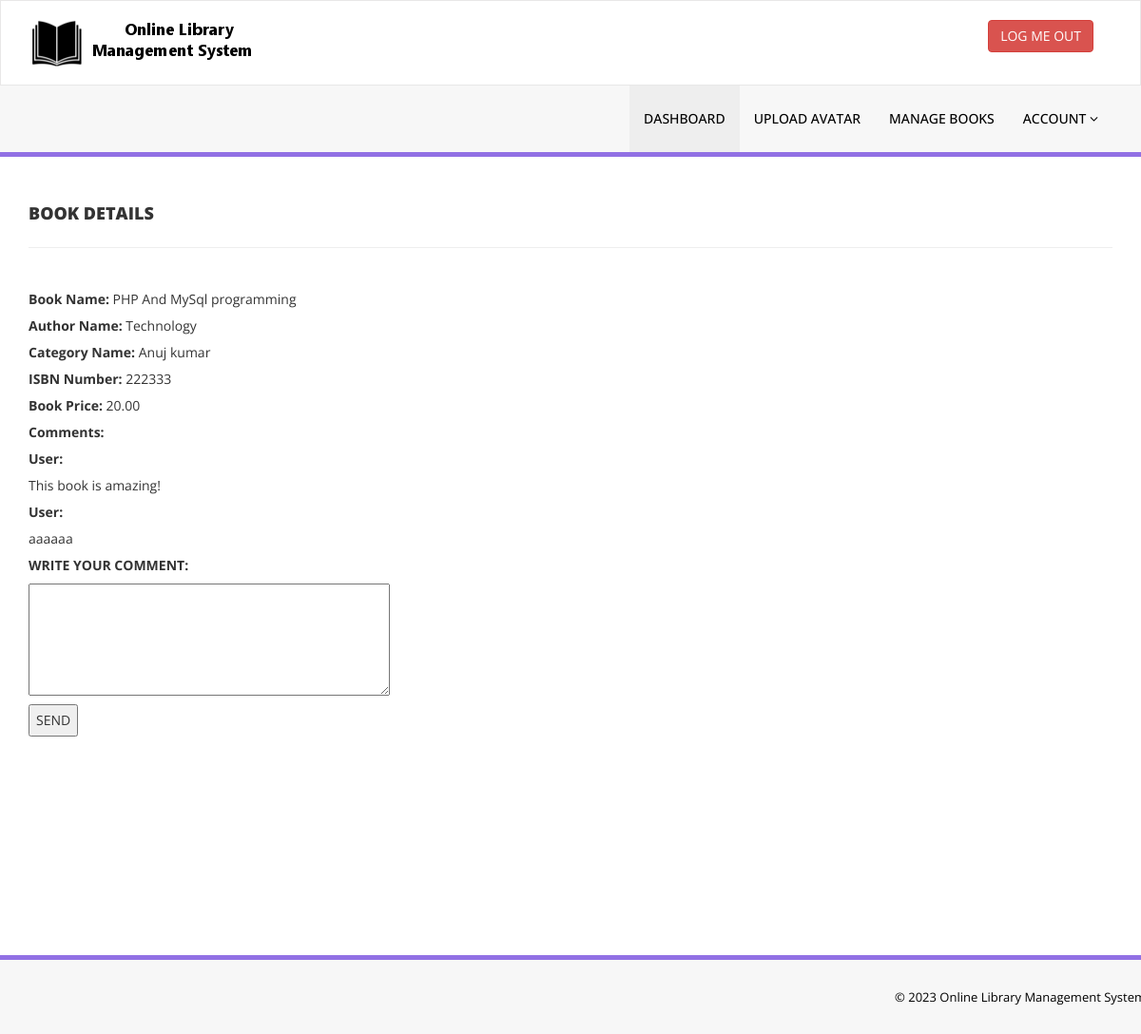
Screenshot of /comment.php?bookid=1 (signed in) with the database file from the repository.
### tables this page shows
CREATE TABLE `tblbooks` (
  `id` int(11) NOT NULL,
  `BookName` varchar(255) DEFAULT NULL,
  `CatId` int(11) DEFAULT NULL,
  `AuthorId` int(11) DEFAULT NULL,
  `ISBNNumber` varchar(25) DEFAULT NULL,
  `BookPrice` decimal(10,2) DEFAULT NULL,
  `bookImage` varchar(250) NOT NULL,
  `isIssued` int(1) DEFAULT NULL,
  `RegDate` timestamp NULL DEFAULT current_timestamp(),
  `UpdationDate` timestamp NULL DEFAULT NULL ON UPDATE current_timestamp()
);

CREATE TABLE `tblcategory` (
  `id` int(11) NOT NULL,
  `CategoryName` varchar(150) DEFAULT NULL,
  `Status` int(1) DEFAULT NULL,
  `CreationDate` timestamp NULL DEFAULT current_timestamp(),
  `UpdationDate` timestamp NULL DEFAULT '0000-00-00 00:00:00' ON UPDATE current_timestamp()
);

CREATE TABLE `tblauthors` (
  `id` int(11) NOT NULL,
  `AuthorName` varchar(159) DEFAULT NULL,
  `creationDate` timestamp NULL DEFAULT current_timestamp(),
  `UpdationDate` timestamp NULL DEFAULT NULL ON UPDATE current_timestamp()
);

CREATE TABLE `tblcomment` (
  `comment_id` int(11) NOT NULL,
  `book_id` int(11) DEFAULT NULL,
  `comment_text` text DEFAULT NULL
);

### src/comment.php (the view, shortened to what this page needs)
<?php
include('includes/config.php');
?>
<!DOCTYPE html>
<html xmlns="http://www.w3.org/1999/xhtml">
<head>
    <link href="assets/css/bootstrap.css" rel="stylesheet" />
    <link href="assets/css/font-awesome.css" rel="stylesheet" />
    <link href="assets/css/style.css" rel="stylesheet" />
</head>
<body>
<?php include('includes/header.php');?>
<div class="content-wrapper">
    <div class="container">
        <div class="row pad-botm">
            <div class="col-md-12">
                <h4 class="header-line">BOOK DETAILS</h4>
            </div>
        </div>
        <?php
            $bookId = $_GET['bookid'];
            $sql = "SELECT tblbooks.BookName, tblcategory.CategoryName, tblauthors.AuthorName, tblbooks.ISBNNumber, tblbooks.BookPrice, tblbooks.bookImage, tblcomment.comment_text
            FROM tblbooks
            JOIN tblauthors ON tblbooks.AuthorId = tblauthors.id
            JOIN tblcategory ON tblbooks.Catid = tblcategory.id
            JOIN tblcomment ON tblbooks.id = tblcomment.book_id
            WHERE tblbooks.id = :bookId";
            $query = $dbh->prepare($sql);
            $query->bindParam(':bookId', $bookId, PDO::PARAM_INT);
            $query->execute();
            $results = $query->fetchAll(PDO::FETCH_OBJ);
            if ($results) {
                $bookName = $results[0]->BookName;
                $catName = $results[0]->CategoryName;
                $authorName = $results[0]->AuthorName;
                $isbnnum = $results[0]->ISBNNumber;
                $price = $results[0]->BookPrice;
                echo "<strong>Book Name:</strong> " . $bookName . "<br>";
                echo "<strong>Author Name:</strong> " . $catName . "<br>";
                echo "<strong>Category Name:</strong> " . $authorName . "<br>";
                echo "<strong>ISBN Number:</strong> " . $isbnnum . "<br>";
                echo "<strong>Book Price:</strong> " . $price . "<br>";
                if (count($results) > 0) {
                    echo "<strong>Comments:</strong><br>";
                    foreach ($results as $result) {
                        $comment = $result->comment_text;
                        echo "<strong>User:</strong><br>" . $comment . "<br>";
                    }
                } else {
                    echo "No comments for this book.";
                }
            } else {
                echo "Book not found with the given ID.";
            }
        ?>
            <form method="POST" action="save_cmt.php">
                <label for="comment">WRITE YOUR COMMENT:</label><br>
                <textarea id="comment" name="comment" rows="4" cols="50"></textarea><br>
                <input type="submit" value="SEND">
            </form>
    </div>
</div>
 <?php include('includes/footer.php');?>
</body>
</html>

### src/assets/css/style.css (style rules this page uses)
.content-wrapper { margin-top: 40px; min-height:800px; padding-bottom:90px; }
.header-line { font-weight:900; padding-bottom:25px; border-bottom:1px solid #eeeeee; text-transform:uppercase; }
.pad-botm { padding-bottom:30px; }

### rows the page displays
tblbooks: BookName "PHP And MySql programming", ISBNNumber "222333", BookPrice "20.00", tblcomment.comment_text "This book is amazing!", tblcomment.comment_text "aaaaaa"
tblcategory: CategoryName "Technology"
tblauthors: AuthorName "Anuj kumar"
